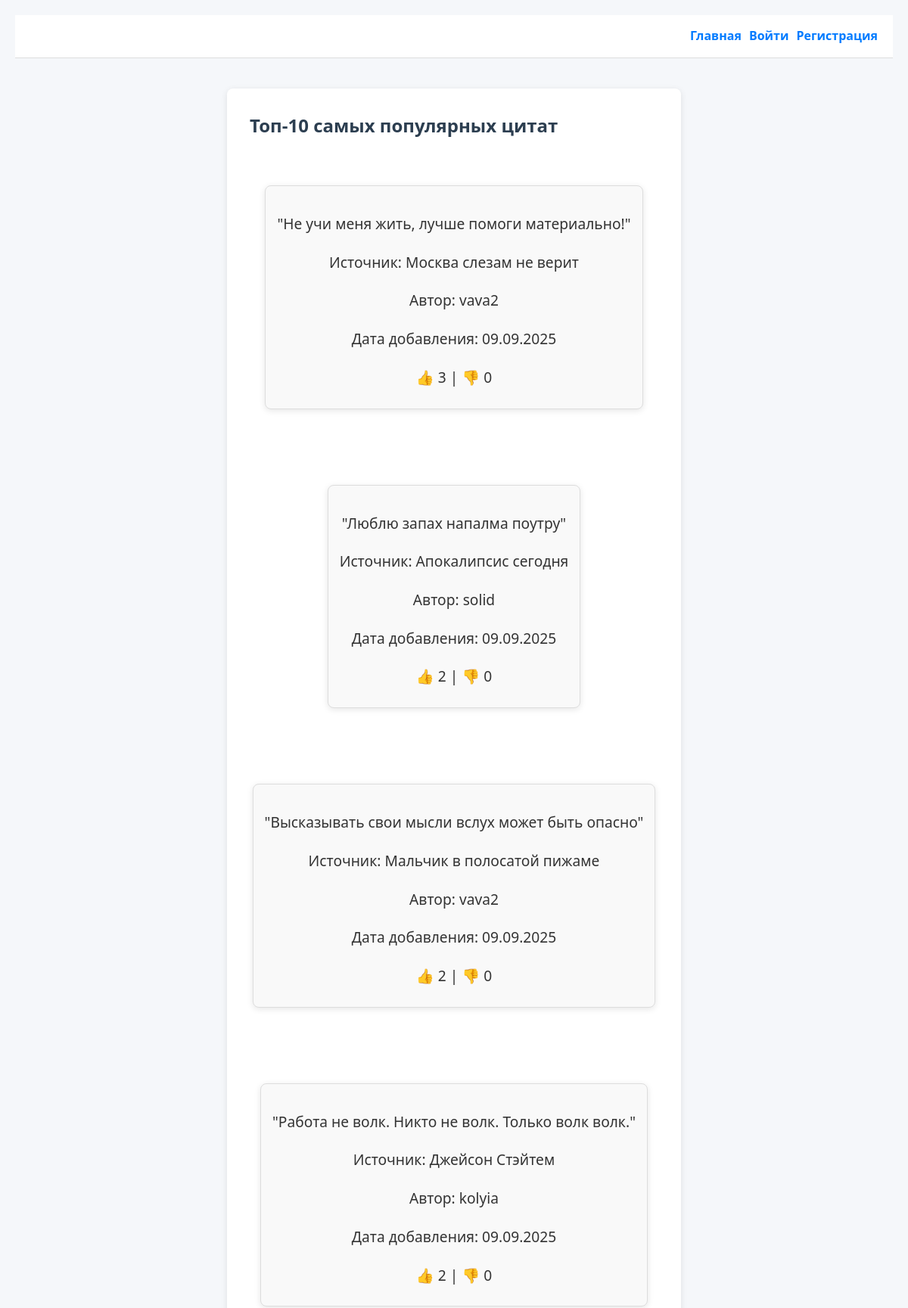
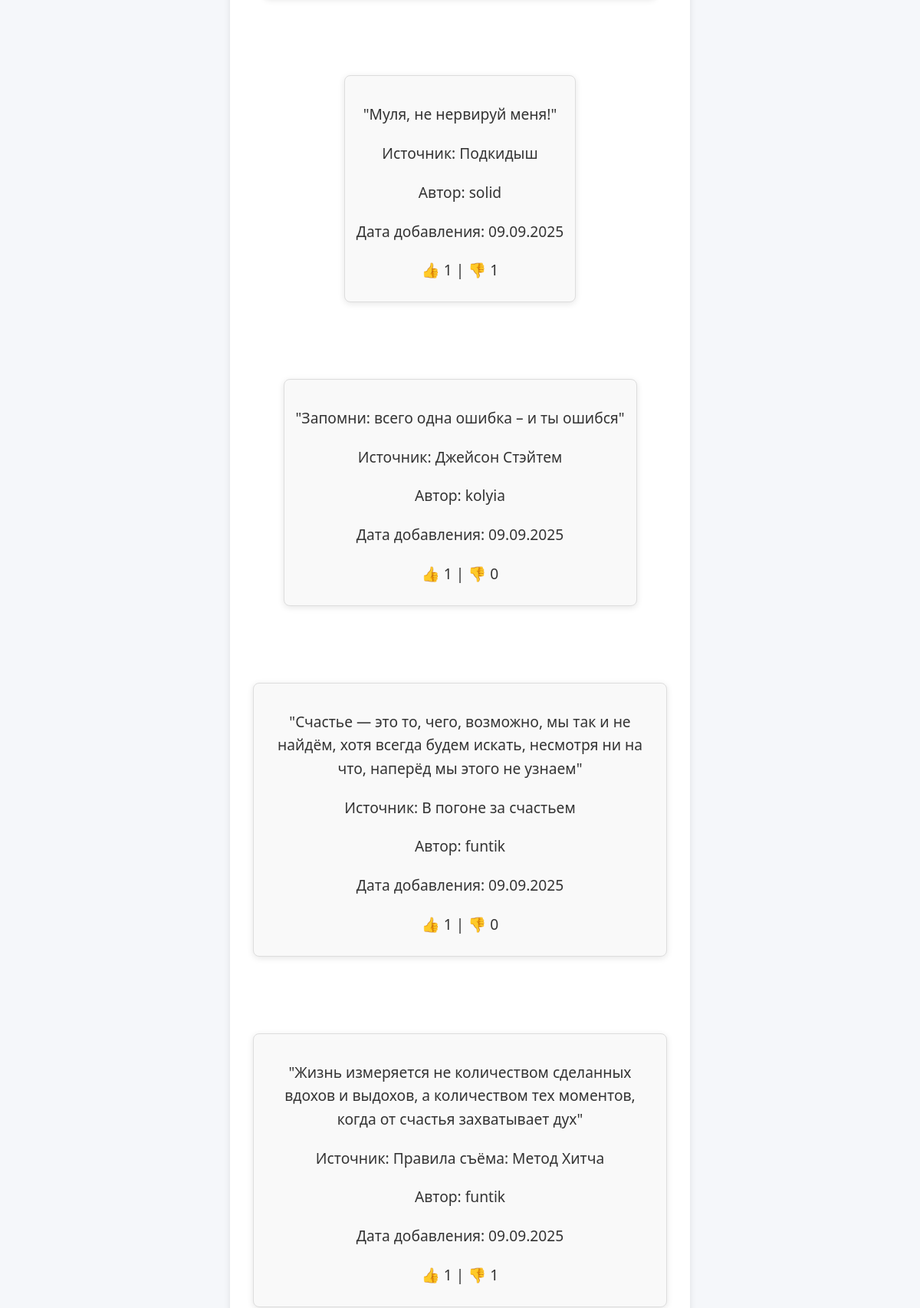
Page /popular/ (upper part) on the committed database (2 pictures, top to bottom).
### app_quote/models.py (models this page shows, shortened)
class Quote(models.Model):
    source = models.CharField(max_length=100)
    text = models.TextField()
    weight = models.PositiveIntegerField(default=1, verbose_name='Вес')
    author = models.ForeignKey(
        User, on_delete=models.CASCADE, verbose_name='Автор'
    )
    created_at = models.DateTimeField(auto_now_add=True)
    class Meta:
        constraints = [
            models.UniqueConstraint(
                fields=['text'],
                name='unique_text',
                violation_error_message="Цитата уже существует для этого источника"
            ),
            models.CheckConstraint(
                check=~models.Q(source=''),
                name='non_empty_source',
                violation_error_message="Источник не может быть пустым"
            ),
        ]
    def dislike_count(self):
        return self.votes.filter(is_like=False).count()

### app_quote/views.py (the view)
# urls.py: path('popular/', popular_quotes, name='popular_quotes'),
def popular_quotes(request):
    quotes = Quote.objects.annotate(
        like_count=Count('votes', filter=Q(votes__is_like=True))
    ).order_by('-like_count')[:10]
    context = {
        'quotes': quotes,
    }
    return render(request, 'popular.html', context)

### app_quote/templates/popular.html (shortened to what this page needs)
{% extends "base.html" %}
{% block content %}
  <h2>Топ-10 самых популярных цитат</h2>
  {% if quotes %}
    <div class="popular-quotes-list">
      {% for quote in quotes %}
        <div class="quote-card">
          <p>"{{ quote.text }}"</p>
          <p>Источник: {{ quote.source }}</p>
          <p>Автор: {{ quote.author.username }}</p>
          <p>Дата добавления: {{ quote.created_at|date:"d.m.Y" }}</p>
          <p>👍 {{ quote.like_count }} | 👎 {{ quote.dislike_count }}</p>
        </div>
      {% endfor %}
    </div>
  {% else %}
    <p>Пока нет популярных цитат.</p>
  {% endif %}
{% endblock %}

### app_quote/static/main.css (style rules this page uses)
* { box-sizing: border-box; margin: 0; padding: 0; }
body { font-family: 'Segoe UI', Tahoma, Geneva, Verdana, sans-serif; background-color: #f5f7fa; color: #333; line-height: 1.6; padding: 20px; }
h2 { margin-bottom: 20px; color: #2c3e50; }
p { margin-top: 20px; }
.quote-card { max-width: 600px; margin: 40px auto; background: #fff; padding: 30px; border-radius: 8px; box-shadow: 0 2px 8px rgba(0, 0, 0, 0.1); text-align: center; }
.quote-card p { font-size: 1.2rem; margin-bottom: 10px; }
.popular-quotes-list { display: flex; flex-direction: column; gap: 20px; }
.quote-card { border: 1px solid #ddd; padding: 15px; border-radius: 8px; background-color: #f9f9f9; }

### rows in the picture
Quote: text "Не учи меня жить, лучше помоги материально!", source "Москва слезам не верит", author.username "vava2", created_at "09.09.2025", like_count "3", dislike_count "0"
Quote: text "Люблю запах напалма поутру", source "Апокалипсис сегодня", author.username "solid", created_at "09.09.2025", like_count "2", dislike_count "0"
Quote: text "Высказывать свои мысли вслух может быть опасно", source "Мальчик в полосатой пижаме", author.username "vava2", created_at "09.09.2025", like_count "2", dislike_count "0"
Quote: text "Работа не волк. Никто не волк. Только волк волк.", source "Джейсон Стэйтем", author.username "kolyia", created_at "09.09.2025", like_count "2", dislike_count "0"
Quote: text "Муля, не нервируй меня!", source "Подкидыш", author.username "solid", created_at "09.09.2025", like_count "1", dislike_count "1"
Quote: text "Запомни: всего одна ошибка – и ты ошибся", source "Джейсон Стэйтем", author.username "kolyia", created_at "09.09.2025", like_count "1", dislike_count "0"
Quote: text "Счастье — это то, чего, возможно, мы так и не найдём, хотя всегда будем искать, несмотря ни на что, наперёд мы этого не узнаем", source "В погоне за счастьем", author.username "funtik", created_at "09.09.2025", like_count "1", dislike_count "0"
Quote: text "Жизнь измеряется не количеством сделанных вдохов и выдохов, а количеством тех моментов, когда от счастья захватывает дух", source "Правила съёма: Метод Хитча", author.username "funtik", created_at "09.09.2025", like_count "1", dislike_count "1"
